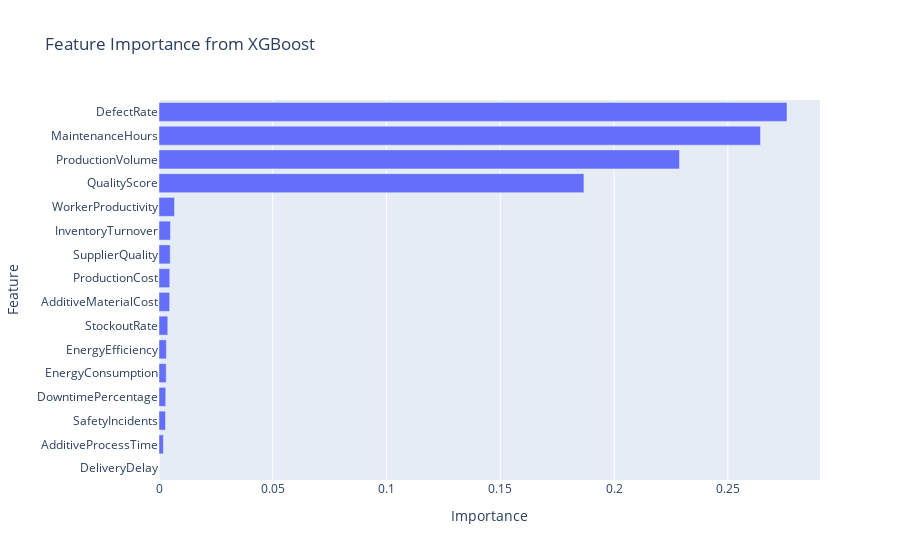

Notebook cell for this chart:
### Code cell
import plotly.express as px
import pandas as pd

# 提取特徵重要性
feature_importance = best_xgb_classifier.feature_importances_

# 創建特徵重要性數據框
feature_importance_df = pd.DataFrame({'Feature': X.columns, 'Importance': feature_importance})

# 排序特徵重要性
feature_importance_df = feature_importance_df.sort_values(by='Importance', ascending=False)

# 使用 Plotly 視覺化特徵重要性
fig = px.bar(feature_importance_df, x='Importance', y='Feature', orientation='h', 
             title='Feature Importance from XGBoost')
fig.update_layout(yaxis={'categoryorder':'total ascending'})

# 顯示圖表
fig.show()

### Figure 1 — Plotly figure (JSON) as saved in the notebook; plotly's stock layout.template omitted (floating-point values rounded to 4 significant figures)
{"data": [{"alignmentgroup": "True", "hovertemplate": "Importance=%{x}<br>Feature=%{y}<extra></extra>", "legendgroup": "", "marker": {"color": "#636efa", "pattern": {"shape": ""}}, "name": "", "offsetgroup": "", "orientation": "h", "showlegend": false, "textposition": "auto", "type": "bar", "x": [0.276, 0.2644, 0.2288, 0.1867, 0.006805, 0.005037, 0.004922, 0.004725, 0.004682, 0.003858, 0.003237, 0.003177, 0.00296, 0.002849, 0.001921, 0], "xaxis": "x", "y": ["DefectRate", "MaintenanceHours", "ProductionVolume", "QualityScore", "WorkerProductivity", "InventoryTurnover", "SupplierQuality", "ProductionCost", "AdditiveMaterialCost", "StockoutRate", "EnergyEfficiency", "EnergyConsumption", "DowntimePercentage", "SafetyIncidents", "AdditiveProcessTime", "DeliveryDelay"], "yaxis": "y"}], "layout": {"barmode": "relative", "legend": {"tracegroupgap": 0}, "title": {"text": "Feature Importance from XGBoost"}, "xaxis": {"anchor": "y", "domain": [0, 1], "title": {"text": "Importance"}}, "yaxis": {"anchor": "x", "categoryorder": "total ascending", "domain": [0, 1], "title": {"text": "Feature"}}}}
